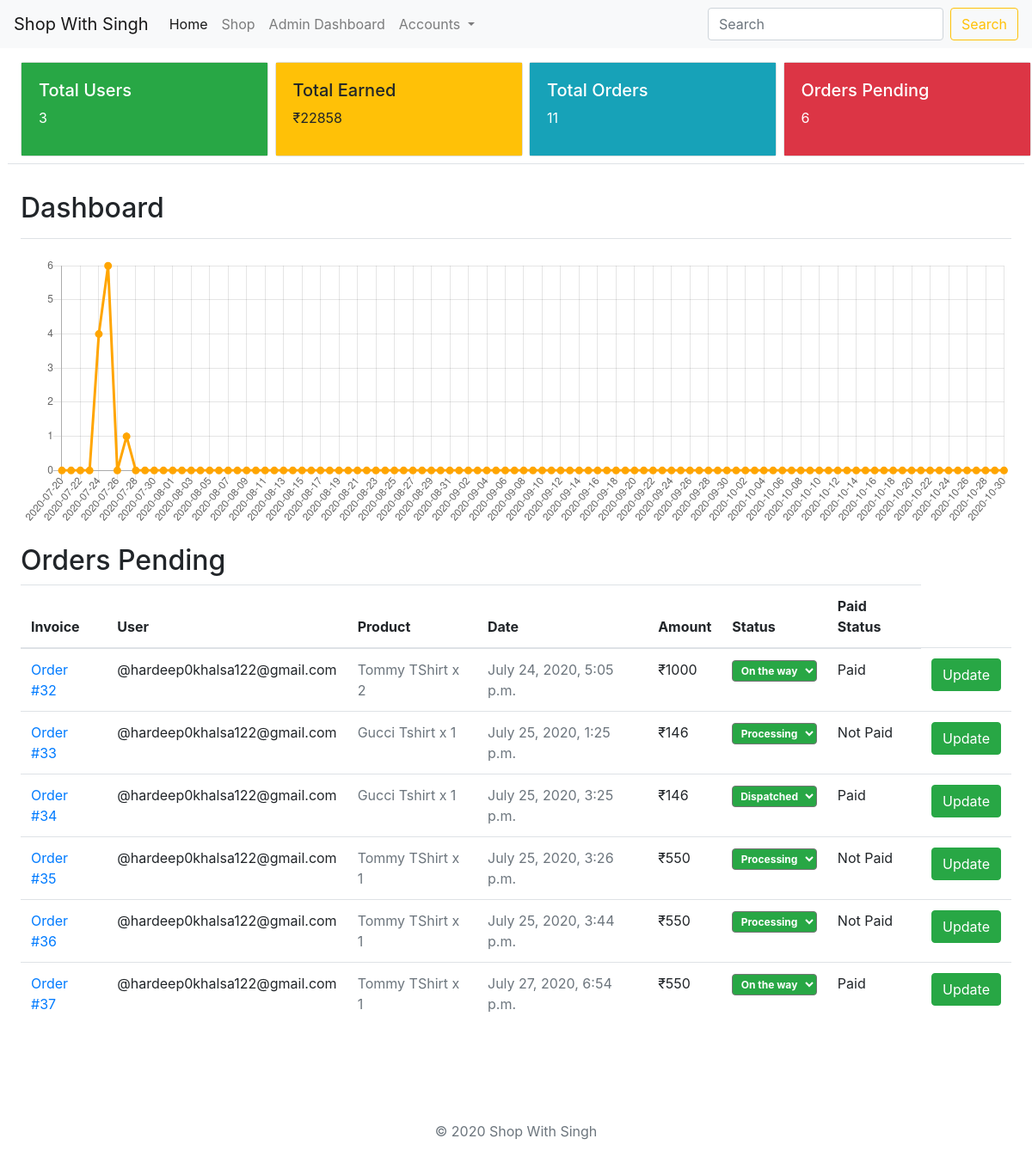
Page /dashboard/ (signed in) on the earlier database version.
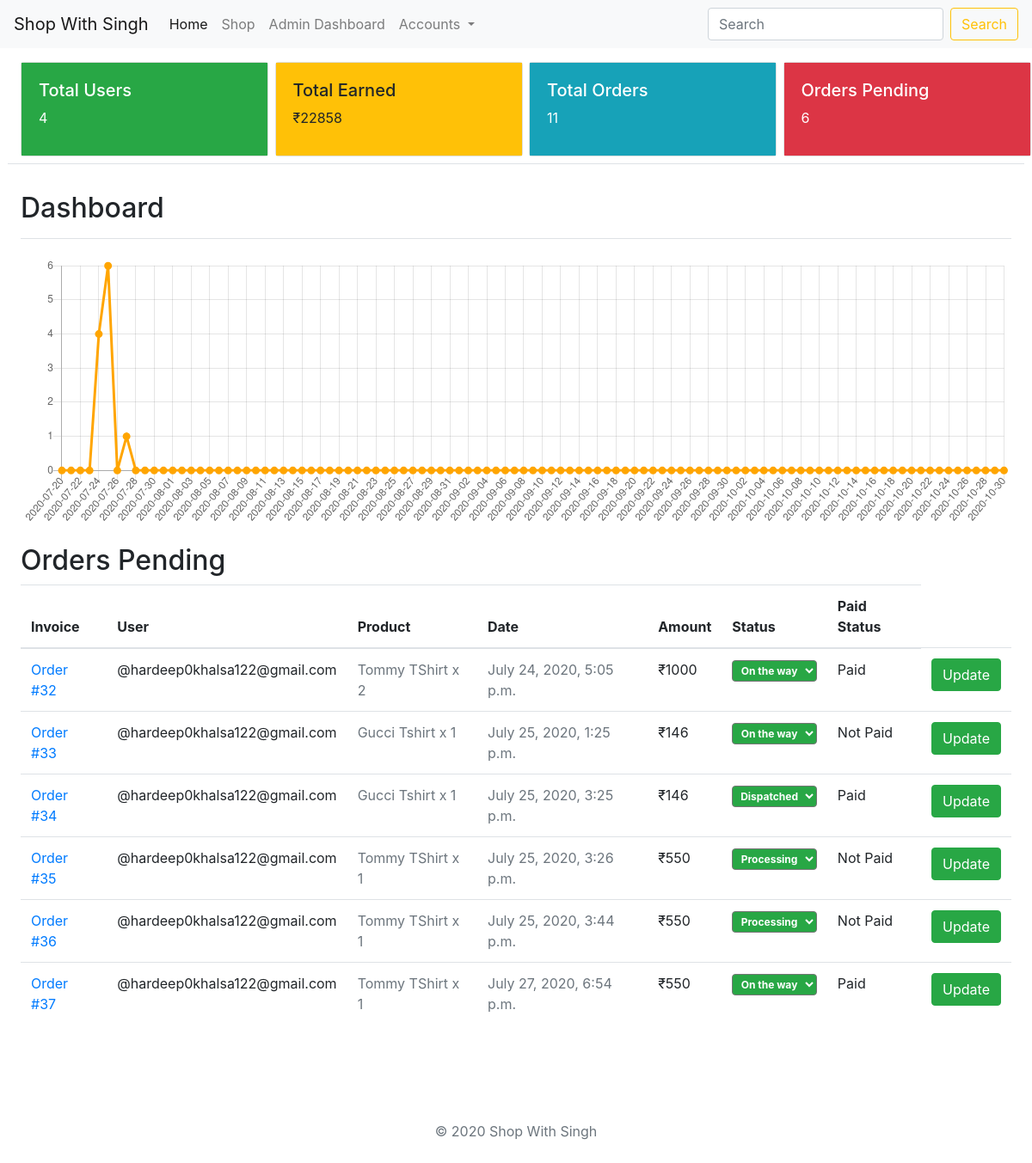
Same page on the later database version.
### shop/models.py (models this page shows, shortened)
class Order(models.Model):
    order_id = models.AutoField(primary_key=True)
    order_user = models.ForeignKey(User, on_delete=models.CASCADE)
    order_product = models.ForeignKey(Product, on_delete=models.CASCADE)
    order_size = models.ForeignKey(Sizes, on_delete=models.CASCADE)
    order_color = models.ForeignKey(Color, on_delete=models.CASCADE)
    order_amount = models.IntegerField()
    order_quantity = models.IntegerField()
    order_payment_type = models.CharField(max_length=10,
        choices=(('COD', 'COD'), ('ONLINE', 'ONLINE')))
    order_payment_due = models.BooleanField(default=True)
    order_date = models.DateTimeField(auto_now_add=True)
    order_updated_at = models.DateTimeField(auto_now=True)
    order_status = models.CharField(max_length=20, choices=(('Processing', 'Processing'), (
        'Dispatched', 'Dispatched'), ('On the way', 'On the way'), ('Delivered', 'Delivered'), ('Cancelled', 'Cancelled')), default='Processing')

class Product(models.Model):
    product_id = models.AutoField(primary_key=True)
    product_title = models.CharField(max_length=30)
    product_headline = models.CharField(max_length=50)
    product_img = models.URLField()
    product_price = models.IntegerField()
    product_count = models.IntegerField(default=1)
    product_sizes_avalable = models.ManyToManyField(Sizes)
    product_colors_avalable = models.ManyToManyField(Color)
    product_category = models.ForeignKey(Category, on_delete=models.CASCADE)
    product_desc = models.TextField(max_length=1000)
    product_reviews = models.ManyToManyField(Review, blank=True)
    product_avg_rating = models.IntegerField(default=5)

### dashboard/views.py (the view)
# urls.py: path('', views.dashhome, name='dashboard'),
@user_passes_test(lambda u: u.is_superuser)
def dashhome(request):
    labels = []
    data = []
    orders = Order.objects.all()
    start_date = date(2020, 7, 20)
    end_date = date.today() + timedelta(days=1)
    for single_date in daterange(start_date, end_date):
        labels.append(str(single_date))
        o = 0
        for i in range(0, len(orders.filter(order_date__date=single_date))):
            o += 1
        data.append(o)
    orders_pending = orders.exclude(order_status='Delivered')
    total_users = len(User.objects.all())
    total_orders = len(Order.objects.all())
    total_earned = 0
    for i in Order.objects.all():
        total_earned += i.order_amount
    total_pending = len(orders_pending)
    return render(request, 'dashboard/dashboard.html', {
        'labels': labels,
        'data': data,
        'orders_pending': orders_pending,
        'total_users': total_users,
        'total_orders': total_orders,
        'total_earned': total_earned,
        'total_pending': total_pending
    })

### dashboard/views.py (called while the page is built)
def daterange(start_date, end_date):
    for n in range(int((end_date - start_date).days)):
        yield start_date + timedelta(n)

### templates/dashboard/dashboard.html (shortened to what the changed rows need)
{% extends 'base.html' %}
{% block content %}
</head>
<body>
    <div class="container-fluid">
        <div class="row">
            <main role="main" class="col-md-12 ml-sm-auto col-lg-12 px-md-4">
                <div
                    class="row d-flex justify-content-between flex-wrap flex-md-nowrap align-items-center pt-3 pb-2 mb-3 border-bottom">
                    <div class="col-lg-3">
                        <div class="card" style="width: 18rem;">
                            <div class="card-body btn-success">
                                <h5 class="card-text">Total Users</h5>
                                <p class="card-title">{{total_users}}</p>
                            </div>
                        </div>
                    </div>
                </div>
                <div
                    class="d-flex justify-content-between flex-wrap flex-md-nowrap align-items-center pt-3 pb-2 mb-3 border-bottom">
                    <h1 class="h2">Dashboard</h1>
                </div>
                <h2>Orders Pending</h2>
                <div class="table-responsive">
                    <table class="table">
                        <thead>
                            <tr>
                                <th>Invoice</th>
                                <th>User</th>
                                <th>Product</th>
                                <th>Date</th>
                                <th>Amount</th>
                                <th>Status</th>
                                <th>Paid Status</th>
                            </tr>
                        </thead>
                        <tbody>
                            {% for order in orders_pending %}
                            <tr>
                                <td><a href="" data-toggle="modal" data-target="#modal{{order.order_id}}">Order
                                        #{{order.order_id}}</a></td>
                                <td>@{{order.order_user.username}}</td>
                                <td>
                                    <span class="text-muted">{{order.order_product.product_title}} x
                                        {{order.order_quantity}}</span>
                                </td>
                                <td>
                                    <span class="text-muted">{{order.order_date}}</span>
                                </td>
                                <td>₹{{order.order_amount}}</td>
                                <form action="{% url 'updateorder' %}" method="POST">
                                    <td>
                                        <select class="badge badge-table badge-success" name="status">
                                            <option class="badge badge-table badge-success"
                                                value="{{order.order_status}}" selected>
                                                {{order.order_status}}</option>
                                        </select>
                                    </td>
                                    {% if order.order_payment_due %}
                                    <td>Not Paid</td>
                                    {% else %}
                                    <td>Paid</td>
                                    {% endif%}
                                    <td>
                                        <button type="submit" class="btn btn-success">Update</button>
                                    </td>
                                </form>
                            </tr>
                            {% endfor %}
                        </tbody>
                    </table>
                </div>
            </main>
        </div>
    </div>
    {% endblock %}

Differences in the rows shown:
changed Order "July 25, 2020, 1:25 p.m.": status "Processing" → "On the way"
Other differences:
{{ total_users }}: "3" → "4"
